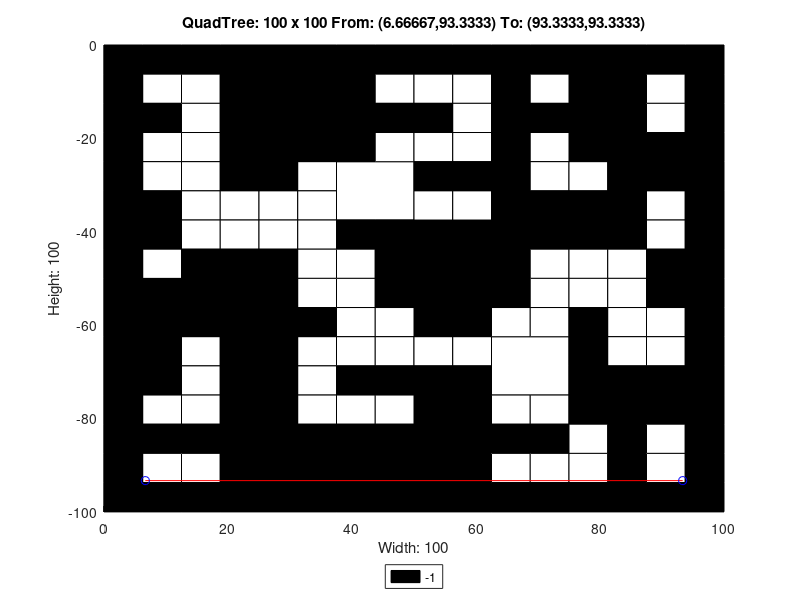

Reproduce this figure in MATLAB.
axis([0 100 -100 0]);
title('QuadTree: 100 x 100 From: (6.66667,93.3333) To: (93.3333,93.3333)');
xlabel('Width: 100');
ylabel('Height: 100');
rectangle('Position',[25 -12.5 12.5 12.5], 'FaceColor',[0 0 0]);
rectangle('Position',[25 -25 12.5 12.5], 'FaceColor',[0 0 0]);
rectangle('Position',[37.5 -37.5 12.5 12.5], 'FaceColor',[1 1 1]);
rectangle('Position',[75 -12.5 12.5 12.5], 'FaceColor',[0 0 0]);
rectangle('Position',[75 -25 12.5 12.5], 'FaceColor',[0 0 0]);
rectangle('Position',[50 -50 12.5 12.5], 'FaceColor',[0 0 0]);
rectangle('Position',[0 -62.5 12.5 12.5], 'FaceColor',[0 0 0]);
rectangle('Position',[12.5 -62.5 12.5 12.5], 'FaceColor',[0 0 0]);
rectangle('Position',[0 -75 12.5 12.5], 'FaceColor',[0 0 0]);
rectangle('Position',[25 -100 12.5 12.5], 'FaceColor',[0 0 0]);
rectangle('Position',[37.5 -100 12.5 12.5], 'FaceColor',[0 0 0]);
rectangle('Position',[50 -62.5 12.5 12.5], 'FaceColor',[0 0 0]);
rectangle('Position',[62.5 -75 12.5 12.5], 'FaceColor',[1 1 1]);
rectangle('Position',[50 -87.5 12.5 12.5], 'FaceColor',[0 0 0]);
rectangle('Position',[50 -100 12.5 12.5], 'FaceColor',[0 0 0]);
rectangle('Position',[0 -6.25 6.25 6.25], 'FaceColor',[0 0 0]);
rectangle('Position',[6.25 -6.25 6.25 6.25], 'FaceColor',[0 0 0]);
rectangle('Position',[0 -12.5 6.25 6.25], 'FaceColor',[0 0 0]);
rectangle('Position',[6.25 -12.5 6.25 6.25], 'FaceColor',[1 1 1]);
rectangle('Position',[12.5 -6.25 6.25 6.25], 'FaceColor',[0 0 0]);
rectangle('Position',[18.75 -6.25 6.25 6.25], 'FaceColor',[0 0 0]);
rectangle('Position',[12.5 -12.5 6.25 6.25], 'FaceColor',[1 1 1]);
rectangle('Position',[18.75 -12.5 6.25 6.25], 'FaceColor',[0 0 0]);
rectangle('Position',[0 -18.75 6.25 6.25], 'FaceColor',[0 0 0]);
rectangle('Position',[6.25 -18.75 6.25 6.25], 'FaceColor',[0 0 0]);
rectangle('Position',[0 -25 6.25 6.25], 'FaceColor',[0 0 0]);
rectangle('Position',[6.25 -25 6.25 6.25], 'FaceColor',[1 1 1]);
rectangle('Position',[12.5 -18.75 6.25 6.25], 'FaceColor',[1 1 1]);
rectangle('Position',[18.75 -18.75 6.25 6.25], 'FaceColor',[0 0 0]);
rectangle('Position',[12.5 -25 6.25 6.25], 'FaceColor',[1 1 1]);
rectangle('Position',[18.75 -25 6.25 6.25], 'FaceColor',[0 0 0]);
rectangle('Position',[37.5 -6.25 6.25 6.25], 'FaceColor',[0 0 0]);
rectangle('Position',[43.75 -6.25 6.25 6.25], 'FaceColor',[0 0 0]);
rectangle('Position',[37.5 -12.5 6.25 6.25], 'FaceColor',[0 0 0]);
rectangle('Position',[43.75 -12.5 6.25 6.25], 'FaceColor',[1 1 1]);
rectangle('Position',[37.5 -18.75 6.25 6.25], 'FaceColor',[0 0 0]);
rectangle('Position',[43.75 -18.75 6.25 6.25], 'FaceColor',[0 0 0]);
rectangle('Position',[37.5 -25 6.25 6.25], 'FaceColor',[0 0 0]);
rectangle('Position',[43.75 -25 6.25 6.25], 'FaceColor',[1 1 1]);
rectangle('Position',[0 -31.25 6.25 6.25], 'FaceColor',[0 0 0]);
rectangle('Position',[6.25 -31.25 6.25 6.25], 'FaceColor',[1 1 1]);
rectangle('Position',[0 -37.5 6.25 6.25], 'FaceColor',[0 0 0]);
rectangle('Position',[6.25 -37.5 6.25 6.25], 'FaceColor',[0 0 0]);
rectangle('Position',[12.5 -31.25 6.25 6.25], 'FaceColor',[1 1 1]);
rectangle('Position',[18.75 -31.25 6.25 6.25], 'FaceColor',[0 0 0]);
rectangle('Position',[12.5 -37.5 6.25 6.25], 'FaceColor',[1 1 1]);
rectangle('Position',[18.75 -37.5 6.25 6.25], 'FaceColor',[1 1 1]);
rectangle('Position',[0 -43.75 6.25 6.25], 'FaceColor',[0 0 0]);
rectangle('Position',[6.25 -43.75 6.25 6.25], 'FaceColor',[0 0 0]);
rectangle('Position',[0 -50 6.25 6.25], 'FaceColor',[0 0 0]);
rectangle('Position',[6.25 -50 6.25 6.25], 'FaceColor',[1 1 1]);
rectangle('Position',[12.5 -43.75 6.25 6.25], 'FaceColor',[1 1 1]);
rectangle('Position',[18.75 -43.75 6.25 6.25], 'FaceColor',[1 1 1]);
rectangle('Position',[12.5 -50 6.25 6.25], 'FaceColor',[0 0 0]);
rectangle('Position',[18.75 -50 6.25 6.25], 'FaceColor',[0 0 0]);
rectangle('Position',[25 -31.25 6.25 6.25], 'FaceColor',[0 0 0]);
rectangle('Position',[31.25 -31.25 6.25 6.25], 'FaceColor',[1 1 1]);
rectangle('Position',[25 -37.5 6.25 6.25], 'FaceColor',[1 1 1]);
rectangle('Position',[31.25 -37.5 6.25 6.25], 'FaceColor',[1 1 1]);
rectangle('Position',[25 -43.75 6.25 6.25], 'FaceColor',[1 1 1]);
rectangle('Position',[31.25 -43.75 6.25 6.25], 'FaceColor',[1 1 1]);
rectangle('Position',[25 -50 6.25 6.25], 'FaceColor',[0 0 0]);
rectangle('Position',[31.25 -50 6.25 6.25], 'FaceColor',[1 1 1]);
rectangle('Position',[37.5 -43.75 6.25 6.25], 'FaceColor',[0 0 0]);
rectangle('Position',[43.75 -43.75 6.25 6.25], 'FaceColor',[0 0 0]);
rectangle('Position',[37.5 -50 6.25 6.25], 'FaceColor',[1 1 1]);
rectangle('Position',[43.75 -50 6.25 6.25], 'FaceColor',[0 0 0]);
rectangle('Position',[50 -6.25 6.25 6.25], 'FaceColor',[0 0 0]);
rectangle('Position',[56.25 -6.25 6.25 6.25], 'FaceColor',[0 0 0]);
rectangle('Position',[50 -12.5 6.25 6.25], 'FaceColor',[1 1 1]);
rectangle('Position',[56.25 -12.5 6.25 6.25], 'FaceColor',[1 1 1]);
rectangle('Position',[62.5 -6.25 6.25 6.25], 'FaceColor',[0 0 0]);
rectangle('Position',[68.75 -6.25 6.25 6.25], 'FaceColor',[0 0 0]);
rectangle('Position',[62.5 -12.5 6.25 6.25], 'FaceColor',[0 0 0]);
rectangle('Position',[68.75 -12.5 6.25 6.25], 'FaceColor',[1 1 1]);
rectangle('Position',[50 -18.75 6.25 6.25], 'FaceColor',[0 0 0]);
rectangle('Position',[56.25 -18.75 6.25 6.25], 'FaceColor',[1 1 1]);
rectangle('Position',[50 -25 6.25 6.25], 'FaceColor',[1 1 1]);
rectangle('Position',[56.25 -25 6.25 6.25], 'FaceColor',[1 1 1]);
rectangle('Position',[62.5 -18.75 6.25 6.25], 'FaceColor',[0 0 0]);
rectangle('Position',[68.75 -18.75 6.25 6.25], 'FaceColor',[0 0 0]);
rectangle('Position',[62.5 -25 6.25 6.25], 'FaceColor',[0 0 0]);
rectangle('Position',[68.75 -25 6.25 6.25], 'FaceColor',[1 1 1]);
rectangle('Position',[87.5 -6.25 6.25 6.25], 'FaceColor',[0 0 0]);
rectangle('Position',[93.75 -6.25 6.25 6.25], 'FaceColor',[0 0 0]);
rectangle('Position',[87.5 -12.5 6.25 6.25], 'FaceColor',[1 1 1]);
rectangle('Position',[93.75 -12.5 6.25 6.25], 'FaceColor',[0 0 0]);
rectangle('Position',[87.5 -18.75 6.25 6.25], 'FaceColor',[1 1 1]);
rectangle('Position',[93.75 -18.75 6.25 6.25], 'FaceColor',[0 0 0]);
rectangle('Position',[87.5 -25 6.25 6.25], 'FaceColor',[0 0 0]);
rectangle('Position',[93.75 -25 6.25 6.25], 'FaceColor',[0 0 0]);
rectangle('Position',[50 -31.25 6.25 6.25], 'FaceColor',[0 0 0]);
rectangle('Position',[56.25 -31.25 6.25 6.25], 'FaceColor',[0 0 0]);
rectangle('Position',[50 -37.5 6.25 6.25], 'FaceColor',[1 1 1]);
rectangle('Position',[56.25 -37.5 6.25 6.25], 'FaceColor',[1 1 1]);
rectangle('Position',[62.5 -31.25 6.25 6.25], 'FaceColor',[0 0 0]);
rectangle('Position',[68.75 -31.25 6.25 6.25], 'FaceColor',[1 1 1]);
rectangle('Position',[62.5 -37.5 6.25 6.25], 'FaceColor',[0 0 0]);
rectangle('Position',[68.75 -37.5 6.25 6.25], 'FaceColor',[0 0 0]);
rectangle('Position',[62.5 -43.75 6.25 6.25], 'FaceColor',[0 0 0]);
rectangle('Position',[68.75 -43.75 6.25 6.25], 'FaceColor',[0 0 0]);
rectangle('Position',[62.5 -50 6.25 6.25], 'FaceColor',[0 0 0]);
rectangle('Position',[68.75 -50 6.25 6.25], 'FaceColor',[1 1 1]);
rectangle('Position',[75 -31.25 6.25 6.25], 'FaceColor',[1 1 1]);
rectangle('Position',[81.25 -31.25 6.25 6.25], 'FaceColor',[0 0 0]);
rectangle('Position',[75 -37.5 6.25 6.25], 'FaceColor',[0 0 0]);
rectangle('Position',[81.25 -37.5 6.25 6.25], 'FaceColor',[0 0 0]);
rectangle('Position',[87.5 -31.25 6.25 6.25], 'FaceColor',[0 0 0]);
rectangle('Position',[93.75 -31.25 6.25 6.25], 'FaceColor',[0 0 0]);
rectangle('Position',[87.5 -37.5 6.25 6.25], 'FaceColor',[1 1 1]);
rectangle('Position',[93.75 -37.5 6.25 6.25], 'FaceColor',[0 0 0]);
rectangle('Position',[75 -43.75 6.25 6.25], 'FaceColor',[0 0 0]);
rectangle('Position',[81.25 -43.75 6.25 6.25], 'FaceColor',[0 0 0]);
rectangle('Position',[75 -50 6.25 6.25], 'FaceColor',[1 1 1]);
rectangle('Position',[81.25 -50 6.25 6.25], 'FaceColor',[1 1 1]);
rectangle('Position',[87.5 -43.75 6.25 6.25], 'FaceColor',[1 1 1]);
rectangle('Position',[93.75 -43.75 6.25 6.25], 'FaceColor',[0 0 0]);
rectangle('Position',[87.5 -50 6.25 6.25], 'FaceColor',[0 0 0]);
rectangle('Position',[93.75 -50 6.25 6.25], 'FaceColor',[0 0 0]);
rectangle('Position',[12.5 -68.75 6.25 6.25], 'FaceColor',[1 1 1]);
rectangle('Position',[18.75 -68.75 6.25 6.25], 'FaceColor',[0 0 0]);
rectangle('Position',[12.5 -75 6.25 6.25], 'FaceColor',[1 1 1]);
rectangle('Position',[18.75 -75 6.25 6.25], 'FaceColor',[0 0 0]);
rectangle('Position',[25 -56.25 6.25 6.25], 'FaceColor',[0 0 0]);
rectangle('Position',[31.25 -56.25 6.25 6.25], 'FaceColor',[1 1 1]);
rectangle('Position',[25 -62.5 6.25 6.25], 'FaceColor',[0 0 0]);
rectangle('Position',[31.25 -62.5 6.25 6.25], 'FaceColor',[0 0 0]);
rectangle('Position',[37.5 -56.25 6.25 6.25], 'FaceColor',[1 1 1]);
rectangle('Position',[43.75 -56.25 6.25 6.25], 'FaceColor',[0 0 0]);
rectangle('Position',[37.5 -62.5 6.25 6.25], 'FaceColor',[1 1 1]);
rectangle('Position',[43.75 -62.5 6.25 6.25], 'FaceColor',[1 1 1]);
rectangle('Position',[25 -68.75 6.25 6.25], 'FaceColor',[0 0 0]);
rectangle('Position',[31.25 -68.75 6.25 6.25], 'FaceColor',[1 1 1]);
rectangle('Position',[25 -75 6.25 6.25], 'FaceColor',[0 0 0]);
rectangle('Position',[31.25 -75 6.25 6.25], 'FaceColor',[1 1 1]);
rectangle('Position',[37.5 -68.75 6.25 6.25], 'FaceColor',[1 1 1]);
rectangle('Position',[43.75 -68.75 6.25 6.25], 'FaceColor',[1 1 1]);
rectangle('Position',[37.5 -75 6.25 6.25], 'FaceColor',[0 0 0]);
rectangle('Position',[43.75 -75 6.25 6.25], 'FaceColor',[0 0 0]);
rectangle('Position',[0 -81.25 6.25 6.25], 'FaceColor',[0 0 0]);
rectangle('Position',[6.25 -81.25 6.25 6.25], 'FaceColor',[1 1 1]);
rectangle('Position',[0 -87.5 6.25 6.25], 'FaceColor',[0 0 0]);
rectangle('Position',[6.25 -87.5 6.25 6.25], 'FaceColor',[0 0 0]);
rectangle('Position',[12.5 -81.25 6.25 6.25], 'FaceColor',[1 1 1]);
rectangle('Position',[18.75 -81.25 6.25 6.25], 'FaceColor',[0 0 0]);
rectangle('Position',[12.5 -87.5 6.25 6.25], 'FaceColor',[0 0 0]);
rectangle('Position',[18.75 -87.5 6.25 6.25], 'FaceColor',[0 0 0]);
rectangle('Position',[0 -93.75 6.25 6.25], 'FaceColor',[0 0 0]);
rectangle('Position',[6.25 -93.75 6.25 6.25], 'FaceColor',[1 1 1]);
rectangle('Position',[0 -100 6.25 6.25], 'FaceColor',[0 0 0]);
rectangle('Position',[6.25 -100 6.25 6.25], 'FaceColor',[0 0 0]);
rectangle('Position',[12.5 -93.75 6.25 6.25], 'FaceColor',[1 1 1]);
rectangle('Position',[18.75 -93.75 6.25 6.25], 'FaceColor',[0 0 0]);
rectangle('Position',[12.5 -100 6.25 6.25], 'FaceColor',[0 0 0]);
rectangle('Position',[18.75 -100 6.25 6.25], 'FaceColor',[0 0 0]);
rectangle('Position',[25 -81.25 6.25 6.25], 'FaceColor',[0 0 0]);
rectangle('Position',[31.25 -81.25 6.25 6.25], 'FaceColor',[1 1 1]);
rectangle('Position',[25 -87.5 6.25 6.25], 'FaceColor',[0 0 0]);
rectangle('Position',[31.25 -87.5 6.25 6.25], 'FaceColor',[0 0 0]);
rectangle('Position',[37.5 -81.25 6.25 6.25], 'FaceColor',[1 1 1]);
rectangle('Position',[43.75 -81.25 6.25 6.25], 'FaceColor',[1 1 1]);
rectangle('Position',[37.5 -87.5 6.25 6.25], 'FaceColor',[0 0 0]);
rectangle('Position',[43.75 -87.5 6.25 6.25], 'FaceColor',[0 0 0]);
rectangle('Position',[62.5 -56.25 6.25 6.25], 'FaceColor',[0 0 0]);
rectangle('Position',[68.75 -56.25 6.25 6.25], 'FaceColor',[1 1 1]);
rectangle('Position',[62.5 -62.5 6.25 6.25], 'FaceColor',[1 1 1]);
rectangle('Position',[68.75 -62.5 6.25 6.25], 'FaceColor',[1 1 1]);
rectangle('Position',[50 -68.75 6.25 6.25], 'FaceColor',[1 1 1]);
rectangle('Position',[56.25 -68.75 6.25 6.25], 'FaceColor',[1 1 1]);
rectangle('Position',[50 -75 6.25 6.25], 'FaceColor',[0 0 0]);
rectangle('Position',[56.25 -75 6.25 6.25], 'FaceColor',[0 0 0]);
rectangle('Position',[75 -56.25 6.25 6.25], 'FaceColor',[1 1 1]);
rectangle('Position',[81.25 -56.25 6.25 6.25], 'FaceColor',[1 1 1]);
rectangle('Position',[75 -62.5 6.25 6.25], 'FaceColor',[0 0 0]);
rectangle('Position',[81.25 -62.5 6.25 6.25], 'FaceColor',[1 1 1]);
rectangle('Position',[87.5 -56.25 6.25 6.25], 'FaceColor',[0 0 0]);
rectangle('Position',[93.75 -56.25 6.25 6.25], 'FaceColor',[0 0 0]);
rectangle('Position',[87.5 -62.5 6.25 6.25], 'FaceColor',[1 1 1]);
rectangle('Position',[93.75 -62.5 6.25 6.25], 'FaceColor',[0 0 0]);
rectangle('Position',[75 -68.75 6.25 6.25], 'FaceColor',[0 0 0]);
rectangle('Position',[81.25 -68.75 6.25 6.25], 'FaceColor',[1 1 1]);
rectangle('Position',[75 -75 6.25 6.25], 'FaceColor',[0 0 0]);
rectangle('Position',[81.25 -75 6.25 6.25], 'FaceColor',[0 0 0]);
rectangle('Position',[87.5 -68.75 6.25 6.25], 'FaceColor',[1 1 1]);
rectangle('Position',[93.75 -68.75 6.25 6.25], 'FaceColor',[0 0 0]);
rectangle('Position',[87.5 -75 6.25 6.25], 'FaceColor',[0 0 0]);
rectangle('Position',[93.75 -75 6.25 6.25], 'FaceColor',[0 0 0]);
rectangle('Position',[62.5 -81.25 6.25 6.25], 'FaceColor',[1 1 1]);
rectangle('Position',[68.75 -81.25 6.25 6.25], 'FaceColor',[1 1 1]);
rectangle('Position',[62.5 -87.5 6.25 6.25], 'FaceColor',[0 0 0]);
rectangle('Position',[68.75 -87.5 6.25 6.25], 'FaceColor',[0 0 0]);
rectangle('Position',[62.5 -93.75 6.25 6.25], 'FaceColor',[1 1 1]);
rectangle('Position',[68.75 -93.75 6.25 6.25], 'FaceColor',[1 1 1]);
rectangle('Position',[62.5 -100 6.25 6.25], 'FaceColor',[0 0 0]);
rectangle('Position',[68.75 -100 6.25 6.25], 'FaceColor',[0 0 0]);
rectangle('Position',[75 -81.25 6.25 6.25], 'FaceColor',[0 0 0]);
rectangle('Position',[81.25 -81.25 6.25 6.25], 'FaceColor',[0 0 0]);
rectangle('Position',[75 -87.5 6.25 6.25], 'FaceColor',[1 1 1]);
rectangle('Position',[81.25 -87.5 6.25 6.25], 'FaceColor',[0 0 0]);
rectangle('Position',[87.5 -81.25 6.25 6.25], 'FaceColor',[0 0 0]);
rectangle('Position',[93.75 -81.25 6.25 6.25], 'FaceColor',[0 0 0]);
rectangle('Position',[87.5 -87.5 6.25 6.25], 'FaceColor',[1 1 1]);
rectangle('Position',[93.75 -87.5 6.25 6.25], 'FaceColor',[0 0 0]);
rectangle('Position',[75 -93.75 6.25 6.25], 'FaceColor',[1 1 1]);
rectangle('Position',[81.25 -93.75 6.25 6.25], 'FaceColor',[0 0 0]);
rectangle('Position',[75 -100 6.25 6.25], 'FaceColor',[0 0 0]);
rectangle('Position',[81.25 -100 6.25 6.25], 'FaceColor',[0 0 0]);
rectangle('Position',[87.5 -93.75 6.25 6.25], 'FaceColor',[1 1 1]);
rectangle('Position',[93.75 -93.75 6.25 6.25], 'FaceColor',[0 0 0]);
rectangle('Position',[87.5 -100 6.25 6.25], 'FaceColor',[0 0 0]);
rectangle('Position',[93.75 -100 6.25 6.25], 'FaceColor',[0 0 0]);
X=[93.3333,6.66667];
Y=[-93.3333,-93.3333];
hold on;
plot(X,Y,'r');
plot(X,Y,'bo');
legend('-1','Location','southoutside');
